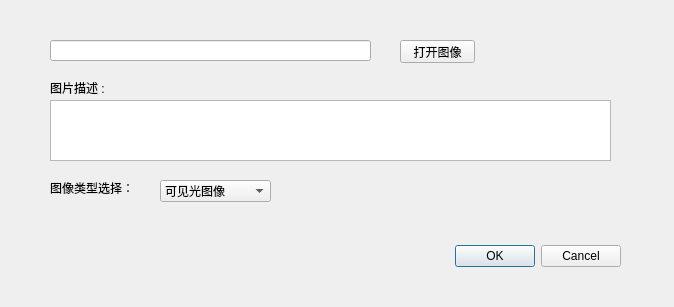
<?xml version="1.0" encoding="UTF-8"?>
<ui version="4.0">
 <class>Create_Dialog</class>
 <widget class="QDialog" name="Create_Dialog">
  <property name="geometry">
   <rect>
    <x>0</x>
    <y>0</y>
    <width>674</width>
    <height>307</height>
   </rect>
  </property>
  <property name="windowTitle">
   <string>创建实验</string>
  </property>
  <widget class="QDialogButtonBox" name="buttonBox">
   <property name="geometry">
    <rect>
     <x>280</x>
     <y>240</y>
     <width>341</width>
     <height>32</height>
    </rect>
   </property>
   <property name="orientation">
    <enum>Qt::Horizontal</enum>
   </property>
   <property name="standardButtons">
    <set>QDialogButtonBox::Cancel|QDialogButtonBox::Ok</set>
   </property>
  </widget>
  <widget class="QPushButton" name="Button_open_img">
   <property name="geometry">
    <rect>
     <x>400</x>
     <y>40</y>
     <width>75</width>
     <height>23</height>
    </rect>
   </property>
   <property name="text">
    <string>打开图像</string>
   </property>
  </widget>
  <widget class="QLineEdit" name="img_url">
   <property name="geometry">
    <rect>
     <x>50</x>
     <y>40</y>
     <width>321</width>
     <height>21</height>
    </rect>
   </property>
  </widget>
  <widget class="QLabel" name="label">
   <property name="geometry">
    <rect>
     <x>50</x>
     <y>80</y>
     <width>81</width>
     <height>16</height>
    </rect>
   </property>
   <property name="text">
    <string>图片描述 :</string>
   </property>
  </widget>
  <widget class="QTextEdit" name="textEdit">
   <property name="geometry">
    <rect>
     <x>50</x>
     <y>100</y>
     <width>561</width>
     <height>61</height>
    </rect>
   </property>
  </widget>
  <widget class="QLabel" name="label_2">
   <property name="geometry">
    <rect>
     <x>50</x>
     <y>180</y>
     <width>91</width>
     <height>16</height>
    </rect>
   </property>
   <property name="text">
    <string>图像类型选择：</string>
   </property>
  </widget>
  <widget class="QComboBox" name="img_type">
   <property name="geometry">
    <rect>
     <x>160</x>
     <y>180</y>
     <width>111</width>
     <height>22</height>
    </rect>
   </property>
   <item>
    <property name="text">
     <string>可见光图像</string>
    </property>
   </item>
   <item>
    <property name="text">
     <string>卫星遥感图像</string>
    </property>
   </item>
   <item>
    <property name="text">
     <string>无人机影像</string>
    </property>
   </item>
  </widget>
 </widget>
 <resources/>
 <connections>
  <connection>
   <sender>buttonBox</sender>
   <signal>accepted()</signal>
   <receiver>Create_Dialog</receiver>
   <slot>accept()</slot>
   <hints>
    <hint type="sourcelabel">
     <x>248</x>
     <y>254</y>
    </hint>
    <hint type="destinationlabel">
     <x>157</x>
     <y>274</y>
    </hint>
   </hints>
  </connection>
  <connection>
   <sender>buttonBox</sender>
   <signal>rejected()</signal>
   <receiver>Create_Dialog</receiver>
   <slot>reject()</slot>
   <hints>
    <hint type="sourcelabel">
     <x>316</x>
     <y>260</y>
    </hint>
    <hint type="destinationlabel">
     <x>286</x>
     <y>274</y>
    </hint>
   </hints>
  </connection>
 </connections>
</ui>
